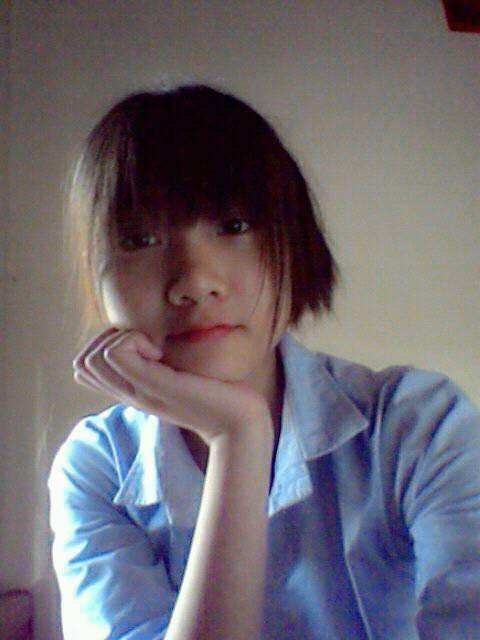
#> input picture ML_Learning/OpenCV_learning/dave.jpg, 480 x 640 px
$ python contours.py
#> lines starting #> are read from the running program, lines starting #| are printed output that depends on the picture; after the words box and inside, x2 and y2 are one past the last pixel; in counts of white or black regions, pixels touching at a corner belong together
# Coutours; simply as a curve joining all the continous points having same color or intensity
# useful for shape analysis and object detection and recognition


import cv2
import matplotlib.pyplot as plt

im = cv2.imread('dave.jpg')
#> im is the input picture: shape (640, 480, 3); mean B, G, R 112.2, 104.5, 109.5
imgray = cv2.cvtColor(im, cv2.COLOR_BGR2GRAY)
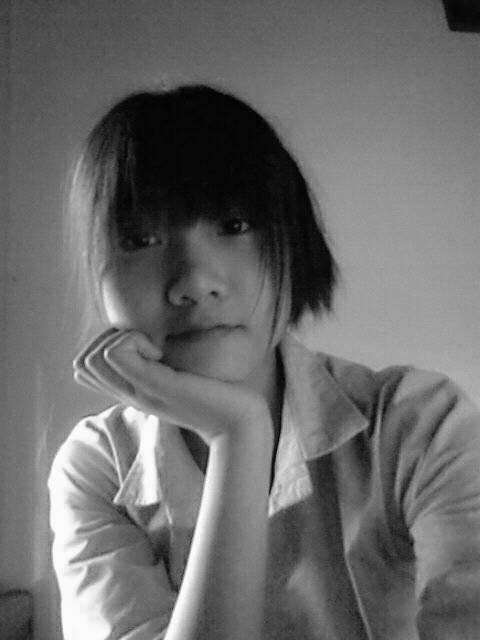
#> imgray: shape (640, 480); min 0, max 255, mean 106.9
ret, thresh = cv2.threshold(imgray,127,255,0)
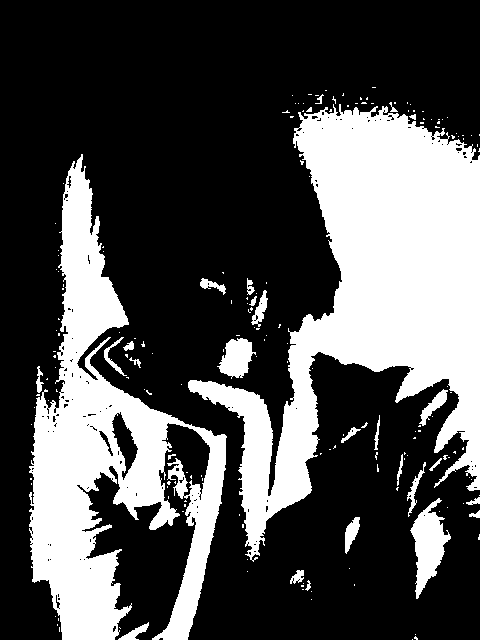
#> thresh: shape (640, 480); 31.2% white; 185 white regions (156 under 20 px)
image, contour = cv2.findContours(thresh,cv2.RETR_TREE,cv2.CHAIN_APPROX_SIMPLE)
#> image = 341 contours, 311 with area under 20; largest, box (x1, y1, x2, y2) and area: (188, 104, 480, 562) 52378, (29, 154, 227, 640) 35853, (410, 498, 451, 599) 1842, (217, 338, 256, 379) 907, (111, 411, 139, 481) 831; contour = 341 rows, first 6: [1, -1, -1, -1], [2, 0, -1, -1], [3, 1, -1, -1], [4, 2, -1, -1], [5, 3, -1, -1], [6, 4, -1, -1]

#> (the run stopped early here; a loop or call above may not have finished)

$ run again, with ML_Learning/OpenCV_learning/apple.JPG copied over ML_Learning/OpenCV_learning/dave.jpg
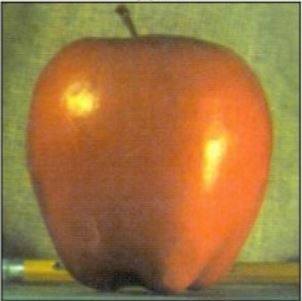
#> input picture ML_Learning/OpenCV_learning/apple.JPG, 302 x 301 px
#> im is the input picture: shape (301, 302, 3); mean B, G, R 65.2, 118.3, 157.6
#> `imgray = cv2.cvtColor(im, cv2.COLOR_BGR2GRAY)`:
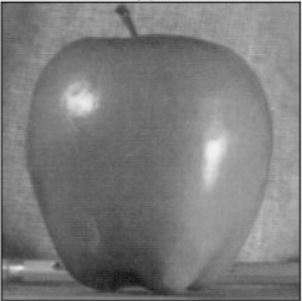
#> imgray: shape (301, 302); min 18, max 249, mean 124
#> `ret, thresh = cv2.threshold(imgray,127,255,0)`:
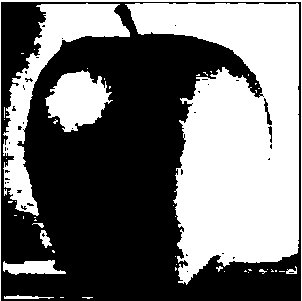
#> thresh: shape (301, 302); 44.7% white; 52 white regions (42 under 20 px)
#> image = 94 contours, 80 with area under 20; largest, box (x1, y1, x2, y2) and area: (125, 3, 299, 285) 29054, (3, 3, 130, 216) 5946, (45, 70, 113, 132) 2468, (3, 260, 66, 275) 546, (0, 0, 302, 301) 302; contour = 94 rows, first 6: [1, -1, -1, -1], [2, 0, -1, -1], [3, 1, -1, -1], [4, 2, -1, -1], [5, 3, -1, -1], [6, 4, -1, -1]

$ run again, with ML_Learning/OpenCV_learning/ax8.jpg copied over ML_Learning/OpenCV_learning/dave.jpg
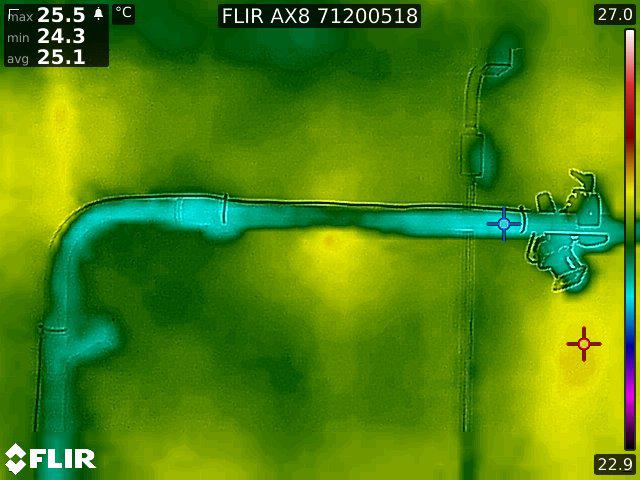
#> input picture ML_Learning/OpenCV_learning/ax8.jpg, 640 x 480 px
#> im is the input picture: shape (480, 640, 3); mean B, G, R 16.3, 134.5, 81.7
#> `imgray = cv2.cvtColor(im, cv2.COLOR_BGR2GRAY)`:
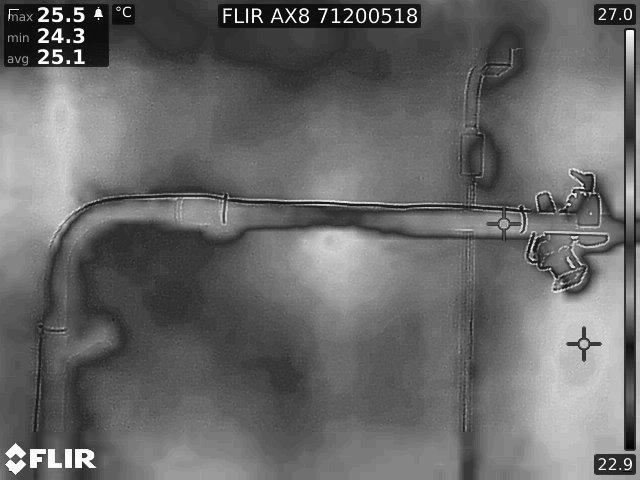
#> imgray: shape (480, 640); min 1, max 255, mean 105.2
#> `ret, thresh = cv2.threshold(imgray,127,255,0)`:
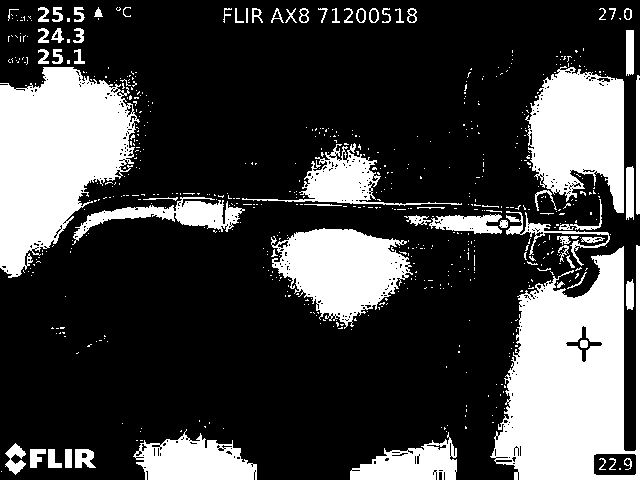
#> thresh: shape (480, 640); 26.4% white; 633 white regions (562 under 20 px)
#> image = 1079 contours, 987 with area under 20; largest, box (x1, y1, x2, y2) and area: (490, 245, 640, 480) 23319, (0, 67, 140, 278) 18210, (525, 66, 624, 213) 9894, (271, 228, 413, 329) 8264, (133, 429, 257, 480) 3941; contour = 1079 rows, first 6: [1, -1, -1, -1], [3, 0, 2, -1], [-1, -1, -1, 1], [4, 1, -1, -1], [5, 3, -1, -1], [6, 4, -1, -1]

$ run again, with ML_Learning/OpenCV_learning/flir_example.jpg copied over ML_Learning/OpenCV_learning/dave.jpg
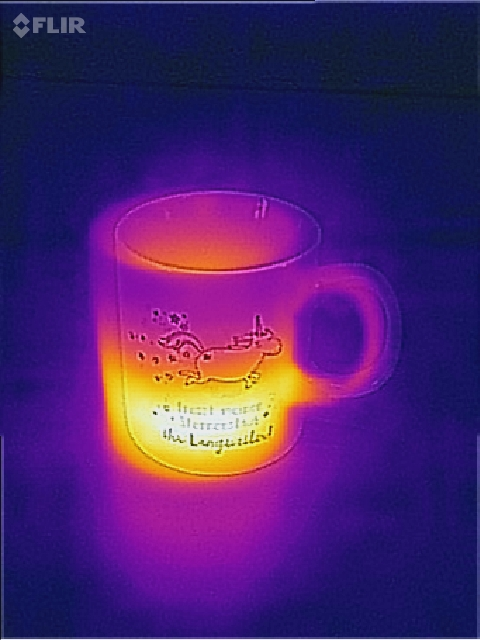
#> input picture ML_Learning/OpenCV_learning/flir_example.jpg, 480 x 640 px
#> im is the input picture: shape (640, 480, 3); mean B, G, R 108.7, 35.4, 75.9
#> `imgray = cv2.cvtColor(im, cv2.COLOR_BGR2GRAY)`:
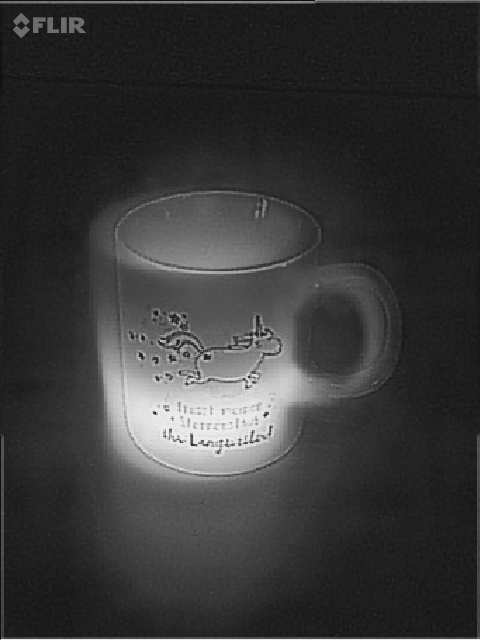
#> imgray: shape (640, 480); min 15, max 236, mean 55.8
#> `ret, thresh = cv2.threshold(imgray,127,255,0)`:
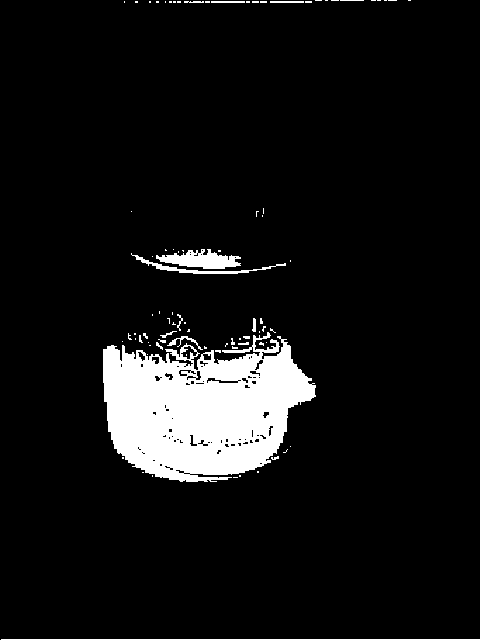
#> thresh: shape (640, 480); 7.9% white; 86 white regions (71 under 20 px)
#> image = 168 contours, 142 with area under 20; largest, box (x1, y1, x2, y2) and area: (103, 332, 316, 482) 21546, (156, 249, 241, 269) 885, (131, 253, 286, 274) 304, (180, 345, 198, 360) 124, (206, 377, 239, 384) 102; contour = 168 rows, first 6: [1, -1, -1, -1], [2, 0, -1, -1], [3, 1, -1, -1], [4, 2, -1, -1], [5, 3, -1, -1], [6, 4, -1, -1]
